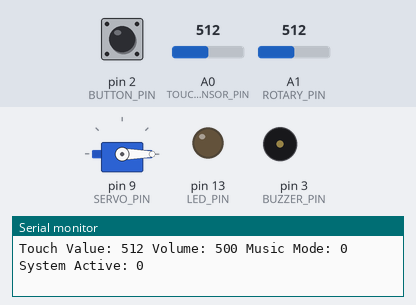
Bench run of a sketch on a simulated Arduino Uno, built with avr-gcc and run on an emulated ATmega328P. On the bench: servo, output pins drawn as LEDs (lit = HIGH), buzzer (waves = sounding), the last lines printed to the serial monitor. Dashed ring = blinking. Inputs (shaded band) come from the test bench; at power-on: pin 2 (BUTTON_PIN) HIGH, A0 (TOUCH_SENSOR_PIN) = 512, A1 (ROTARY_PIN) = 512.

Above: at 1.2 s.
1.3 s: pin 2 (BUTTON_PIN) pulled LOW for 0.3 s
At 2.14 s:
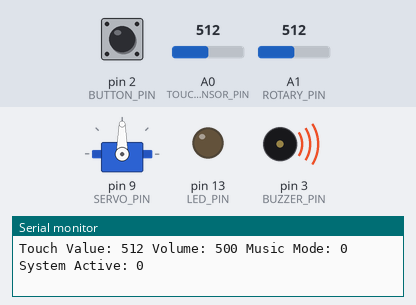
4.3 s: pin 2 (BUTTON_PIN) pulled LOW for 3.2 s
At 6.11 s:
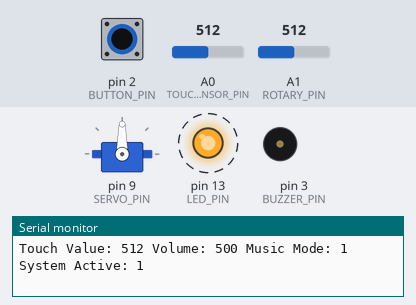
9.0 s: A0 (TOUCH_SENSOR_PIN) set to 490
12.0 s: A0 (TOUCH_SENSOR_PIN) set to 518
At 13.9 s:
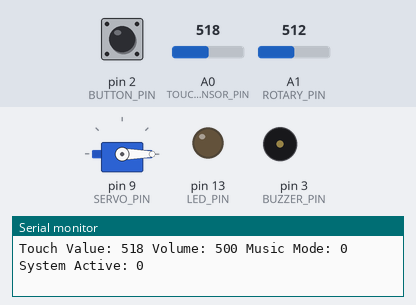
15.0 s: A0 (TOUCH_SENSOR_PIN) set to 0
At 15.8 s:
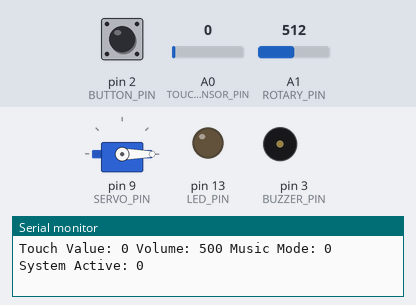
18.0 s: pin 2 (BUTTON_PIN) pulled LOW for 1 s
At 18.13 s:
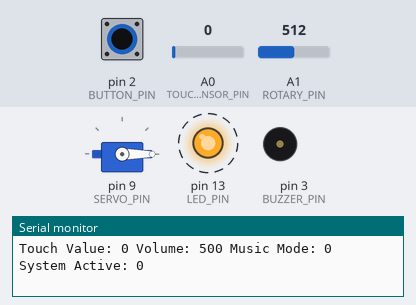
Timing chart, 0 to 21.0 s (numbered marks = the images above; inputs shaded):
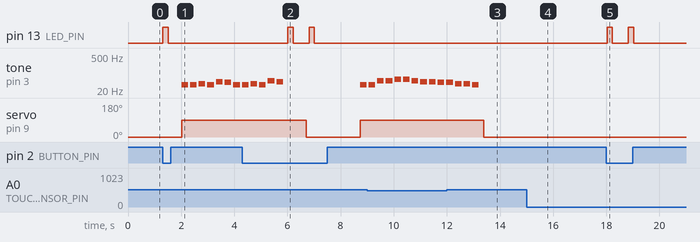

The sketch:

SmartMusicBox.ino
```cpp
#include <Servo.h>

// 定義腳位
const int TOUCH_SENSOR_PIN = A0;    // 觸摸感測器接腳
const int SERVO_PIN = 9;            // 伺服馬達接腳
const int BUTTON_PIN = 2;           // 按鈕接腳
const int BUZZER_PIN = 3;           // 蜂鳴器接腳
const int ROTARY_PIN = A1;          // 旋轉開關接腳
const int LED_PIN = 13;             // LED接腳

// 定義變數
Servo boxServo;                     // 伺服馬達物件
int touchValue = 0;                 // 觸摸值
int volume = 500;                   // 音量
bool systemActive = false;          // 系統狀態
int rotaryValue = 0;                // 旋轉開關值
int musicMode = 0;                  // 音樂模式
unsigned long lastTouchTime = 0;    // 上次觸摸時間

// 定義音樂音符頻率
const int NOTE_B0 = 31;
const int NOTE_C1 = 33;
const int NOTE_D1 = 37;
const int NOTE_E1 = 41;
const int NOTE_F1 = 44;
const int NOTE_G1 = 49;
const int NOTE_A1 = 55;
const int NOTE_B1 = 62;
const int NOTE_C2 = 65;

// 定義音樂模式1（小星星）
const int melody1[] = {
  NOTE_C1, NOTE_C1, NOTE_G1, NOTE_G1, NOTE_A1, NOTE_A1, NOTE_G1,
  NOTE_F1, NOTE_F1, NOTE_E1, NOTE_E1, NOTE_D1, NOTE_D1, NOTE_C1
};

// 定義音樂模式2（生日快樂）
const int melody2[] = {
  NOTE_C1, NOTE_C1, NOTE_D1, NOTE_C1, NOTE_F1, NOTE_E1,
  NOTE_C1, NOTE_C1, NOTE_D1, NOTE_C1, NOTE_G1, NOTE_F1
};

// 定義音樂模式3（歡樂頌）
const int melody3[] = {
  NOTE_E1, NOTE_E1, NOTE_F1, NOTE_G1, NOTE_G1, NOTE_F1, NOTE_E1, NOTE_D1,
  NOTE_C1, NOTE_C1, NOTE_D1, NOTE_E1, NOTE_E1, NOTE_D1, NOTE_D1
};

void setup() {
  // 初始化腳位
  pinMode(TOUCH_SENSOR_PIN, INPUT);
  pinMode(BUTTON_PIN, INPUT_PULLUP);
  pinMode(BUZZER_PIN, OUTPUT);
  pinMode(LED_PIN, OUTPUT);

  // 初始化伺服馬達
  boxServo.attach(SERVO_PIN);
  boxServo.write(0);  // 初始位置（關閉）

  // 初始化序列通訊
  Serial.begin(9600);
}

void playMelody(const int melody[], int length) {
  for (int i = 0; i < length; i++) {
    int noteDuration = 1000 / 4;  // 四分音符
    tone(BUZZER_PIN, melody[i], noteDuration);
    delay(noteDuration * 1.3);  // 音符間隔
  }
  noTone(BUZZER_PIN);
}

void loop() {
  // 讀取感測器值
  touchValue = analogRead(TOUCH_SENSOR_PIN);
  rotaryValue = analogRead(ROTARY_PIN);

  // 更新音量（根據旋轉開關值調整）
  volume = map(rotaryValue, 0, 1023, 200, 800);

  // 檢查按鈕狀態
  if (digitalRead(BUTTON_PIN) == LOW) {
    musicMode = (musicMode + 1) % 3;  // 切換音樂模式（0-2）
    digitalWrite(LED_PIN, HIGH);
    delay(200);
    digitalWrite(LED_PIN, LOW);
    delay(500);  // 防彈跳
  }

  // 檢查觸摸感測
  if (touchValue > 500) {  // 觸摸閾值
    unsigned long currentTime = millis();
    if (currentTime - lastTouchTime > 2000) {  // 防止重複觸發
      systemActive = !systemActive;  // 切換系統狀態
      lastTouchTime = currentTime;

      if (systemActive) {
        boxServo.write(90);  // 打開音樂盒
        // 根據當前模式播放音樂
        switch(musicMode) {
          case 0:
            playMelody(melody1, 14);
            break;
          case 1:
            playMelody(melody2, 12);
            break;
          case 2:
            playMelody(melody3, 15);
            break;
        }
      } else {
        boxServo.write(0);  // 關閉音樂盒
        noTone(BUZZER_PIN);
      }
    }
  }

  // 輸出除錯訊息
  Serial.print("Touch Value: ");
  Serial.print(touchValue);
  Serial.print(" Volume: ");
  Serial.print(volume);
  Serial.print(" Music Mode: ");
  Serial.print(musicMode);
  Serial.print(" System Active: ");
  Serial.println(systemActive);

  delay(100);  // 短延遲以提高響應速度
} 
```

Measured:
- after the input at 1.3 s, pin 13 (LED_PIN): LOW → HIGH at once, → LOW 0.20 s later
- after the input at 4.3 s, pin 13 (LED_PIN): alternates HIGH for 0.20 s and LOW for 0.60 s, 4 changes in all, then stays LOW, starting after 1.7 s
- after the input at 12.0 s, servo on pin 9 (SERVO_PIN): 90° → 0° after 1.4 s
- after the input at 15.0 s, tone on pin 3 (BUZZER_PIN): stops changing and stays silent; servo on pin 9 (SERVO_PIN): stays 0° (without the input it goes to 90° after 0.41 s)
- after the input at 18.0 s, pin 13 (LED_PIN): alternates HIGH for 0.20 s and LOW for 0.60 s, 4 changes in all, then stays LOW, starting at once
- by itself, tone on pin 3 (BUZZER_PIN): plays 37 Hz for 0.25 s, 33 Hz for 0.25 s, 49 Hz for 0.25 s, 44 Hz for 0.25 s, 33 Hz for 0.25 s
